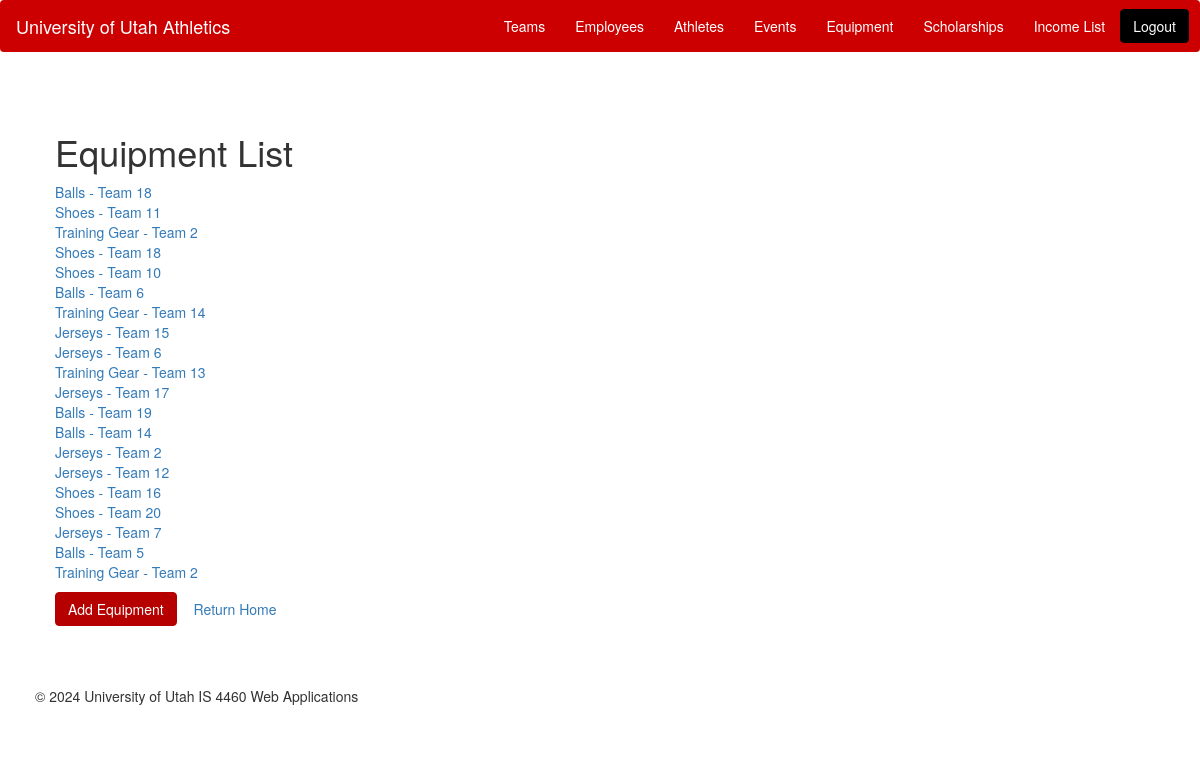
Page /athletics/equipment/list/ on the earlier database version.
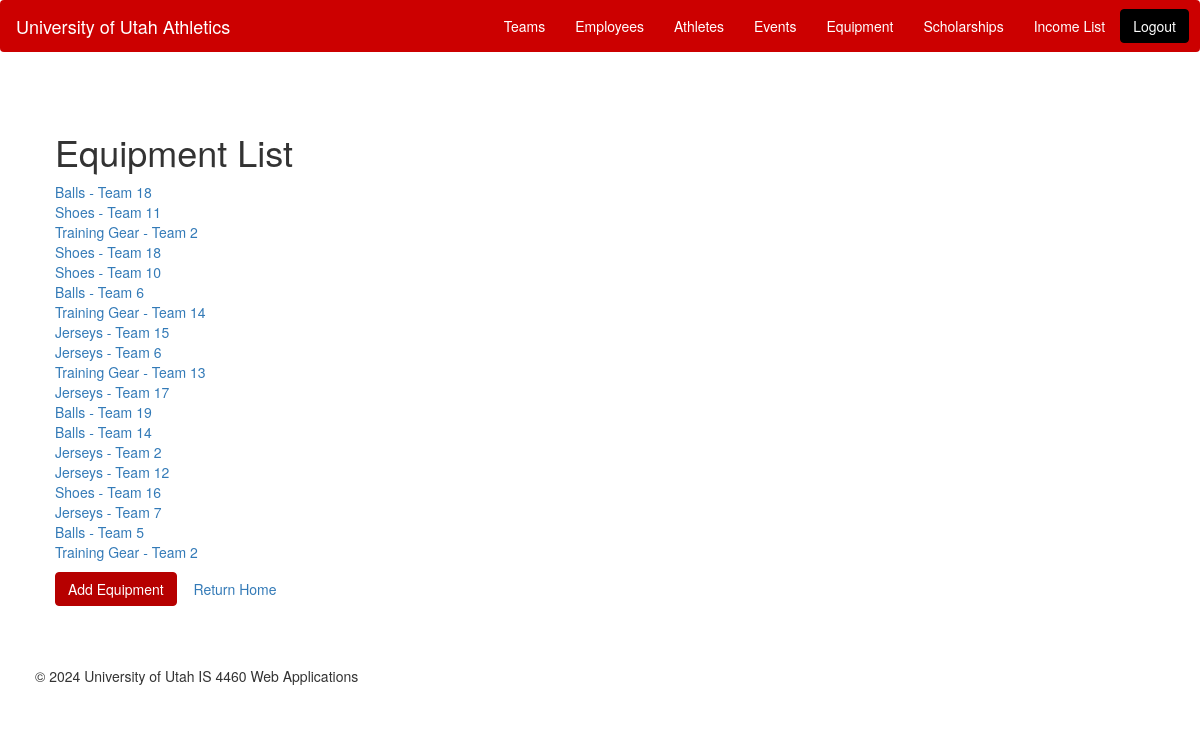
Same page on the later database version.
### athletics/models.py (models this page shows)
class Equipment(models.Model):
    equipment_id=models.AutoField(primary_key=True)
    team = models.ForeignKey(Team, on_delete=models.CASCADE)
    type=models.CharField(max_length=255) #should this be a multiple choice?
    notes = models.TextField(default = "",blank= True)
    upfront_cost = models.IntegerField()
    annual_cost=models.IntegerField(default=0)
    date_purchased=models.DateField()

class Team(models.Model):
    team_id = models.AutoField(primary_key=True)
    team_name = models.CharField(max_length=100)
    type = models.CharField(max_length=50)
    email = models.CharField(max_length=50)
    established_date = models.DateField()
    employees = models.ManyToManyField('Employee', related_name='teams_associated', blank=True)
    def __str__(self):
        return self.team_name

### athletics/views.py (the view)
# urls.py: path('equipment/list/', views.EquipmentList.as_view(), name='equipment-list'),
class EquipmentList(ListView):
    model = Equipment
    template_name = 'equipment_list.html'
    context_object_name = 'equipment'

### athletics/templates/equipment_list.html (shortened to what this page needs)
{% extends 'base.html' %}
{% block content %}
<div class="container">
    <div class="row">
        <div class="col-md-6 offset-md-3">
            <h1 class="mt-4">Equipment List</h1>
            <ul class="list-unstyled">
                {% for equipment in equipment %}
                    <li><a href="{% url 'equipment-details' equipment.pk %}">{{ equipment.type }} -  {{equipment.team}}</a></li>
                {% endfor %}
            </ul>
            <a href="/athletics/equipment/add/" class="btn btn-primary">Add Equipment</a>
            <a href="/athletics/home/" class="btn btn-secondary">Return Home</a>
        </div>
    </div>
</div>
{% endblock %}

Differences in the rows shown:
removed Equipment: type "Shoes", team "Team 20"
